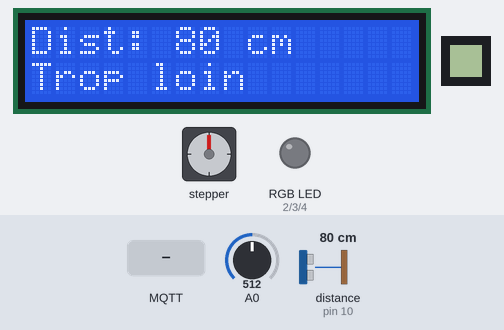
This sketch was run on a simulated Arduino Mega 2560, built with avr-gcc and run on an emulated ATmega2560. Shown: 16×2 character LCD, 8×8 one-colour display, stepper motor, an RGB LED mixed from three pins (HIGH = lit). The test bench sets the inputs (shaded band); at power-on: distance to the obstacle (sensor on pin 10) 80 cm, A0 = 512. The echo pulse lasts 58.3 µs per cm; WiFi joins after 1.5 s; servers stay silent unless stated; no MQTT or app messages arrive unless stated; stepper angles assume 2048 steps per turn; what the sketch prints to the serial monitor is not drawn.

Above: at 5.8 s.
5.9 s: distance to the obstacle (sensor on pin 10) set to 63 cm
At 8.0 s:
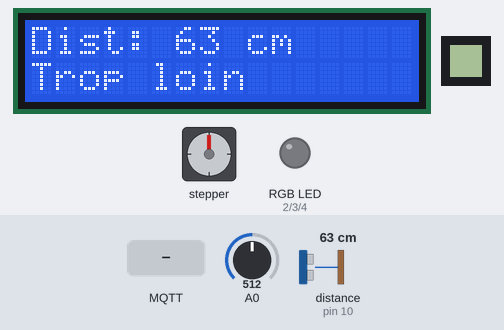
8.5 s: distance to the obstacle (sensor on pin 10) set to 55 cm
At 9.48 s:
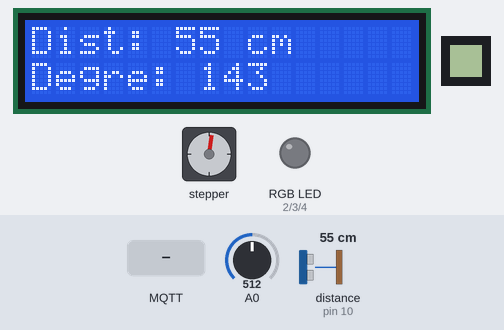
10.5 s: distance to the obstacle (sensor on pin 10) set to 4 cm
At 12.7 s:
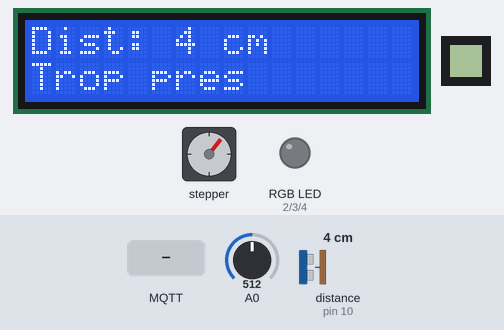
13.0 s: distance to the obstacle (sensor on pin 10) set to 26 cm
At 14.9 s:
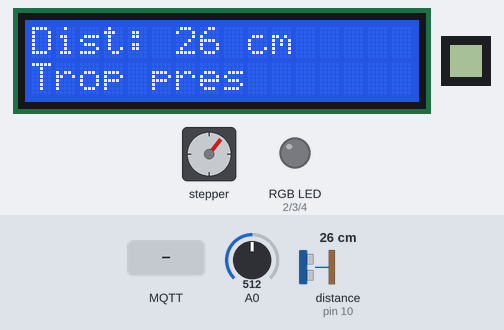
16.0 s: distance to the obstacle (sensor on pin 10) set to 33 cm
At 17.67 s:
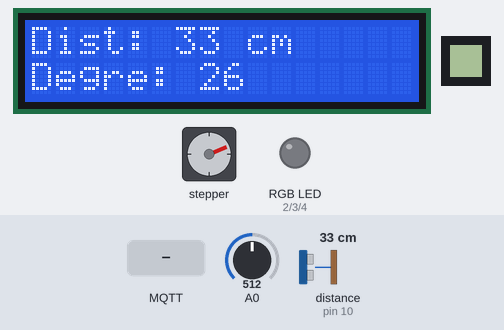
17.9 s: MQTT message "#" arrives on the first subscribed topic
Timing chart, 0 to 21.5 s (numbered marks = the images above; inputs shaded):
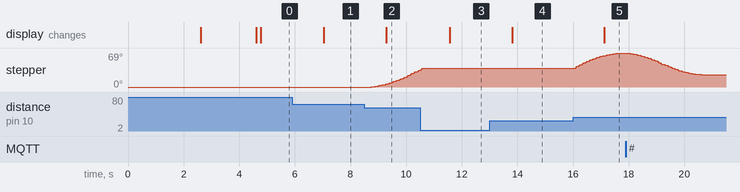

The sketch:

Labo_FINAL.ino
```cpp
#include <WiFiEspAT.h>
#include <PubSubClient.h>
#include <LCD_I2C.h>
#include <HCSR04.h>
#include <U8g2lib.h>
#include "Alarm.h"
#include "ViseurAutomatique.h"

#define TRIGGER_PIN 9
#define ECHO_PIN 10
#define IN_1 31
#define IN_2 33
#define IN_3 35
#define IN_4 37
#define RED_PIN 2
#define GREEN_PIN 3
#define BLUE_PIN 4
#define DIN_PIN 32
#define CLK_PIN 28
#define CS_PIN 30
#define AT_BAUD_RATE 115200

LCD_I2C lcd(0x27, 16, 2);
HCSR04 hc(TRIGGER_PIN, ECHO_PIN);
U8G2_MAX7219_8X8_1_4W_SW_SPI max7219(U8G2_R0, CLK_PIN, DIN_PIN, CS_PIN, U8X8_PIN_NONE);

float distance = 0;
float angle = 0;
bool moteurActif = true;
char currentColor[8] = "#ff0000";


Alarm alarme(RED_PIN, GREEN_PIN, BLUE_PIN, &distance);
ViseurAutomatique viseur(IN_1, IN_2, IN_3, IN_4, distance);

WiFiClient wifiClient;
PubSubClient client(wifiClient);

const char ssid[] = "TechniquesInformatique-Etudiant";
const char pass[] = "shawi123";

unsigned long lastMQTT = 0;
unsigned long lastLCD = 0;
String oldLine1 = "", oldLine2 = "";

float readStableDistance() {
  float total = 0;
  int validCount = 0;
  for (int i = 0; i < 5; i++) {
    float d = hc.dist();
    if (d > 2 && d < 300) {
      total += d;
      validCount++;
    }
    delay(10);
  }
  return (validCount > 0) ? (total / validCount) : 999;
}

void connectWiFi() {
  while (WiFi.status() != WL_CONNECTED) {
    WiFi.begin(ssid, pass);
    delay(1000);
    Serial.print(".");
  }
  Serial.println("\n✅ Connecté au WiFi.");
}

void reconnectMQTT() {
  while (!client.connected()) {
    Serial.print("Connexion MQTT...");
    if (client.connect("Mouhsine", "etdshawi", "shawi123")) {
      Serial.println(" connectée !");
      client.subscribe("etd/1/data");
    } else {
      Serial.print(" erreur, code=");
      Serial.println(client.state());
      delay(2000);
    }
  }
}

void callback(char* topic, byte* payload, unsigned int length) {
  String msg;
  for (int i = 0; i < length; i++) msg += (char)payload[i];
  Serial.print("MQTT>> : ");
  Serial.println(msg);

  if (msg.indexOf("color") > 0 && msg.indexOf("#") > 0) {
    String hex = msg.substring(msg.indexOf("#"), msg.indexOf("#") + 7);
    hex.toCharArray(currentColor, 8);
    long color = strtol(hex.substring(1).c_str(), NULL, 16);
    int r = (color >> 16) & 0xFF;
    int g = (color >> 8) & 0xFF;
    int b = color & 0xFF;
    alarme.setColourA(r, g, b);
    alarme.setColourB(r, g, b);

  }
 bool newMotorState = extractMotorFromJson(msg);
if (newMotorState != moteurActif) {
  moteurActif = newMotorState;
  Serial.print(" Moteur => ");
  Serial.println(moteurActif ? "Activé" : "Désactivé");
}
}
bool extractMotorFromJson(const String& msg) {
  int motorIndex = msg.indexOf("\"motor\":");
  if (motorIndex >= 0) {
    int valueStart = motorIndex + 8;
    String val = msg.substring(valueStart, valueStart + 5);
    val.trim();
    if (val.startsWith("true")) return true;
    if (val.startsWith("false")) return false;
    if (val.startsWith("1")) return true;
    if (val.startsWith("0")) return false;
  }
  return moteurActif; // ne rien changer si on ne trouve rien
}


void setup() {
  Serial.begin(115200);
  pinMode(A0, INPUT);
  Serial1.begin(AT_BAUD_RATE);
  WiFi.init(&Serial1);
  connectWiFi();

  client.setServer("216.128.180.194", 1883);
  client.setCallback(callback);

  lcd.begin(); lcd.backlight();
  max7219.begin();

  viseur.setAngleMin(10);
  viseur.setAngleMax(170);
  viseur.setPasParTour(2048);
  viseur.setDistanceMinSuivi(30);
  viseur.setDistanceMaxSuivi(60);
  viseur.activer();

  alarme.setDistance(15);
  alarme.setVariationTiming(100);
  alarme.setColourA(255, 0, 0);
  alarme.setColourB(0, 0, 255);
  alarme.turnOn();

  lcd.setCursor(0, 0); lcd.print("2349185");
  lcd.setCursor(0, 1); lcd.print("Labo 7");
  delay(2000); lcd.clear();
}

void loop() {
  int rawLight = analogRead(A0);
  int lightPercent = map(rawLight, 0, 1023, 0, 100);

  if (!client.connected()) reconnectMQTT();
  client.loop();

  static unsigned long lastCheck = 0;
  if (millis() - lastCheck >= 60) {
    distance = readStableDistance();
    lastCheck = millis();
  }

  if (distance >= 15) {
    alarme.setColourA(0, 0, 0);
    alarme.setColourB(0, 0, 0);
  }

if (moteurActif && distance >= 30 && distance <= 60) {
  viseur.activer();
  viseur.update();
} else {
  viseur.desactiver();
}

if (moteurActif && distance >= 30 && distance <= 60) {
  viseur.activer();     // autorise les mouvements
  viseur.update();      // le fait bouger
} else {
  viseur.desactiver();  // stoppe tout
}

  alarme.update();
  angle = viseur.getAngle();

  unsigned long now = millis();
  if (now - lastLCD >= 1100) {
    String line1 = "Dist: " + String((int)distance) + " cm";
    String line2 = (distance < 30) ? "Trop pres" :
                   (distance > 60) ? "Trop loin" :
                   "Degre: " + String((int)angle);

    if (line1 != oldLine1 || line2 != oldLine2) {
      char lcdMsg[150];
      sprintf(lcdMsg, "{\"line1\":\"%s\", \"line2\":\"%s\"}", line1.c_str(), line2.c_str());
      client.publish("etd/1/data", lcdMsg);
      oldLine1 = line1;
      oldLine2 = line2;
    }

    lcd.clear();
    lcd.setCursor(0, 0); lcd.print(line1);
    lcd.setCursor(0, 1); lcd.print(line2);
    lastLCD = now;
  }

if (now - lastMQTT >= 2500) {
  char distStr[10], angleStr[10];
  dtostrf(distance, 4, 2, distStr);
  dtostrf(angle, 4, 2, angleStr);

  char dataMsg[350];
  sprintf(dataMsg,
    "{\"name\":\"Mouhsine\",\"number\":1,\"uptime\":%lu,\"dist\":%s,\"angle\":%s,\"motor\":%d,\"color\":\"%s\",\"lum\":%d}",
    now / 1000, distStr, angleStr, moteurActif ? 1 : 0, currentColor, lightPercent);

  client.publish("etd/1/data", dataMsg);
  Serial.println(dataMsg);
  lastMQTT = now;
}

}
```

Alarm.cpp
```cpp
#include "Alarm.h"
#include <Arduino.h>

Alarm::Alarm(int rPin, int gPin, int bPin, float* distancePtr)
  : _rPin(rPin), _gPin(gPin), _bPin(bPin), _distance(distancePtr) {
  pinMode(_rPin, OUTPUT);
  pinMode(_gPin, OUTPUT);
  pinMode(_bPin, OUTPUT);
}

void Alarm::update() {
  _currentTime = millis();

  if (_turnOnFlag) {
    _state = WATCHING;
    _turnOnFlag = false;
  }

  if (_turnOffFlag) {
    _state = OFF;
    _turnOffFlag = false;
  }

  switch (_state) {
    case OFF: _offState(); break;
    case WATCHING: _watchState(); break;
    case ON: _onState(); break;
    case TESTING: _testingState(); break;
  }
}

void Alarm::setColourA(int r, int g, int b) {
  _colA[0] = r; _colA[1] = g; _colA[2] = b;
}

void Alarm::setColourB(int r, int g, int b) {
  _colB[0] = r; _colB[1] = g; _colB[2] = b;
}

void Alarm::setVariationTiming(unsigned long ms) {
  _variationRate = ms;
}

void Alarm::setDistance(float d) {
  _distanceTrigger = d;
}

void Alarm::setTimeout(unsigned long ms) {
  _timeoutDelay = ms;
}

void Alarm::turnOff() {
  _turnOffFlag = true;
}

void Alarm::turnOn() {
  _turnOnFlag = true;
}

void Alarm::test() {
  _state = TESTING;
  _testStartTime = _currentTime;
}

AlarmState Alarm::getState() const {
  return _state;
}

void Alarm::_setRGB(int r, int g, int b) {
  analogWrite(_rPin, r);
  analogWrite(_gPin, g);
  analogWrite(_bPin, b);
}

void Alarm::_turnOff() {
  _setRGB(0, 0, 0);
}

void Alarm::_offState() {
  _turnOff();
}

void Alarm::_watchState() {
  if (*_distance <= _distanceTrigger) {
    _state = ON;
    _lastDetectedTime = _currentTime;
  }
}

void Alarm::_onState() {
  if (_currentTime - _lastUpdate >= _variationRate) {
    _currentColor = !_currentColor;
    _setRGB(
      _currentColor ? _colB[0] : _colA[0],
      _currentColor ? _colB[1] : _colA[1],
      _currentColor ? _colB[2] : _colA[2]
    );
    _lastUpdate = _currentTime;
  }

  if (*_distance > _distanceTrigger) {
    if (_currentTime - _lastDetectedTime >= _timeoutDelay) {
      _state = WATCHING;
      _turnOff();
    }
  } else {
    _lastDetectedTime = _currentTime;
  }
}

void Alarm::_testingState() {
  _setRGB(255, 255, 0);
  if (_currentTime - _testStartTime >= 3000) {
    _state = WATCHING;
    _turnOff();
  }
}
```

Alarm.h
```cpp
#pragma once

enum AlarmState {
  OFF,
  WATCHING,
  ON,
  TESTING
};

class Alarm {
  public:
    Alarm(int rPin, int gPin, int bPin, float* distancePtr);

    void update();

    void setColourA(int r, int g, int b);
    void setColourB(int r, int g, int b);
    void setVariationTiming(unsigned long ms);
    void setDistance(float d);
    void setTimeout(unsigned long ms);

    void turnOff();
    void turnOn();
    void test();

    AlarmState getState() const;

  private:
    int _rPin, _gPin, _bPin;
    unsigned long _currentTime = 0;

    int _colA[3];
    int _colB[3];
    bool _currentColor = false;

    float* _distance;
    float _distanceTrigger = 10.0;

    unsigned long _variationRate = 500;
    unsigned long _timeoutDelay = 3000;
    unsigned long _lastUpdate = 0;
    unsigned long _lastDetectedTime = 0;
    unsigned long _testStartTime = 0;

    AlarmState _state = OFF;

    bool _turnOnFlag = false;
    bool _turnOffFlag = false;

    void _setRGB(int r, int g, int b);
    void _turnOff();

    void _offState();
    void _watchState();
    void _onState();
    void _testingState();
};
```

ViseurAutomatique.h
```cpp
#pragma once
#include <AccelStepper.h>

class ViseurAutomatique {
public:
  ViseurAutomatique(int in1, int in2, int in3, int in4, float& distanceRef)
    : _stepper(AccelStepper::FULL4WIRE, in1, in3, in2, in4), _distance(distanceRef) {
    _active = false;
    _angle = 90;
  }

  void setPasParTour(int steps) {
    _stepsPerRev = steps;
  }

  void setAngleMin(int min) { _angleMin = min; }
  void setAngleMax(int max) { _angleMax = max; }
  void setDistanceMinSuivi(int dmin) { _distMin = dmin; }
  void setDistanceMaxSuivi(int dmax) { _distMax = dmax; }

  void activer() { _active = true; }
  void desactiver() { _active = false; }

  void update() {
    if (!_active) return;
    if (_distance < _distMin || _distance > _distMax) return;

    float ratio = (_distance - _distMin) / (_distMax - _distMin);
    _angle = _angleMin + (_angleMax - _angleMin) * ratio;
    long target = (_stepsPerRev * _angle) / 360;

    _stepper.moveTo(target);
    _stepper.setMaxSpeed(1000);
    _stepper.setAcceleration(500);
    _stepper.run();
  }

  float getAngle() const { return _angle; }

private:
  AccelStepper _stepper;
  float& _distance;
  int _stepsPerRev = 2048;
  int _angleMin = 10;
  int _angleMax = 170;
  int _distMin = 30;
  int _distMax = 60;
  float _angle = 90;
  bool _active = true;
};
```

Measured:
- the behaviour switches between 61 and 60 cm on distance to the obstacle (sensor on pin 10) (found by bisection; images 1 and 2)
- the behaviour switches between 29 and 30 cm on distance to the obstacle (sensor on pin 10) (found by bisection; images 4 and 5)
- after the input at 5.9 s, the display: changes after 1.1 s (image 1)
- after the input at 8.5 s, stepper: keeps turning clockwise at about 20°/s, starting after 0.25 s; the display: changes after 0.79 s (image 2)
- after the input at 10.5 s, stepper: goes on until 10.6 s, then stays 38°; the display: changes after 1.1 s (image 3)
- after the input at 13.0 s, the display: changes after 0.82 s (image 4)
- after the input at 16.0 s, stepper: turns 31° clockwise in 1.7 s, then 1° counter-clockwise in 0.00 s; the display: changes after 1.1 s (image 5)
